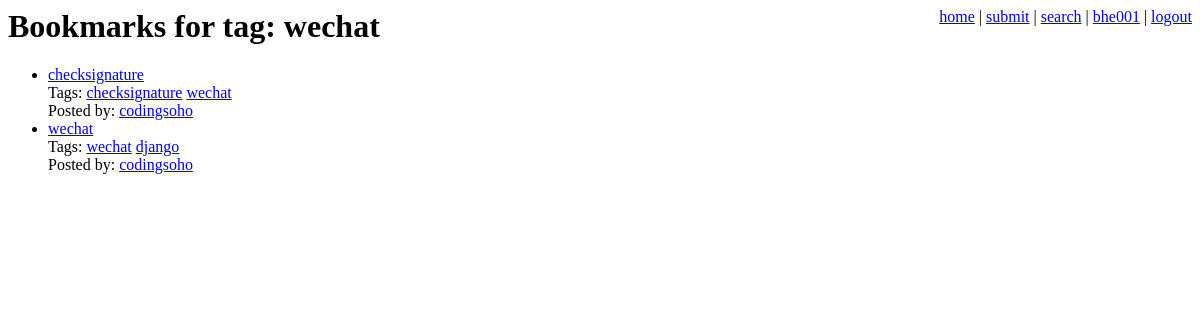
/tag/wechat/ (signed in), run on the app's committed database.
### bookmarks/models.py (models this page shows, shortened)
class Bookmark(models.Model):
    title = models.CharField(max_length=200)
    user = models.ForeignKey(User)
    link = models.ForeignKey(Link)

class Tag(models.Model):
    name = models.CharField(max_length=64, unique=True)
    bookmarks = models.ManyToManyField(Bookmark)

### bookmarks/views.py (the view)
# urls.py: url(r'^tag/([^\s]+)/$', tag_page),
def tag_page(request, tag_name):
    tag = get_object_or_404(Tag, name=tag_name)
    bookmarks = tag.bookmarks.order_by('-id')
    context = {
        'bookmarks': bookmarks,
        'tag_name': tag_name,
        'show_tags': True,
        'show_user': True
    }
    return render(request, 'tag_page.html', context)

### templates/tag_page.html (shortened to what this page needs)
{% extends "base.html" %}
{% block head %}Bookmarks for tag: {{ tag_name }}{% endblock%}
{% block content %}
    {% include "bookmark_list.html" %}
{% endblock %}

### templates/base.html (shortened to what this page needs)
<html>
    <head>
        <link rel="stylesheet" href="/site_media/style.css" type="text/css" />
    </head>
    <body>
        <div id="nav">
            <a href="/">home</a> |
            {% if user.is_authenticated %}
                <a href="/save/">submit</a> |
                <a href="/search/">search</a> |
                <a href="/user/{{ user.username }}/">
                    {{ user.username }}</a> |
                <a href="/logout/">logout</a>
            {% else %}
                <a href="/login/">login</a>
                <a href="/register/">register</a>
            {% endif %}
        </div>
        <h1>{% block head %}{% endblock %}</h1>
        {% block content %}{% endblock %}
    </body>
</html>

### templates/bookmark_list.html (shortened to what this page needs)
{% if bookmarks %}
    <ul class="bookmarks">
        {% for bookmark in bookmarks %}
        <li>
            <a href="{{ bookmark.link.url }}" class="title">
            {{ bookmark.title }}</a>
            <br>
            {% if show_tags %}
                Tags:
                {% if bookmark.tag_set.all %}
                    <ul class="tags">
                    {% for tag in bookmark.tag_set.all %}
                        <li>
                            <a href="/tag/{{ tag.name }}/">{{ tag.name|urlencode }}</a>
                        </li>
                    {% endfor %}
                    </ul>
                {% else %}
                    None.
                {% endif %}
                <br />
            {% endif %}
            {% if show_user %}
                Posted by:
                <a href="/user/{{ bookmark.user.username }}/"
                class="username">
                {{ bookmark.user.username }}</a>
            {% endif %}
        </li>
        {% endfor %}
    </ul>
{% else %}
    <p>No bookmarks found.</p>
{% endif %}

### csblog/site_media/style.css (style rules this page uses)
#nav { float: right; }
ul.tags, ul.tags li { display: inline; margin: 0; padding: 0; }

### data on the page
Bookmark: title "checksignature", user.username "codingsoho"
Tag: name|urlencode "checksignature"
Tag: name|urlencode "wechat"
Bookmark: title "wechat", user.username "codingsoho"
Tag: name|urlencode "django"

### other printed values
{{ user.username }} "bhe001"
{{ tag_name }} "wechat"
